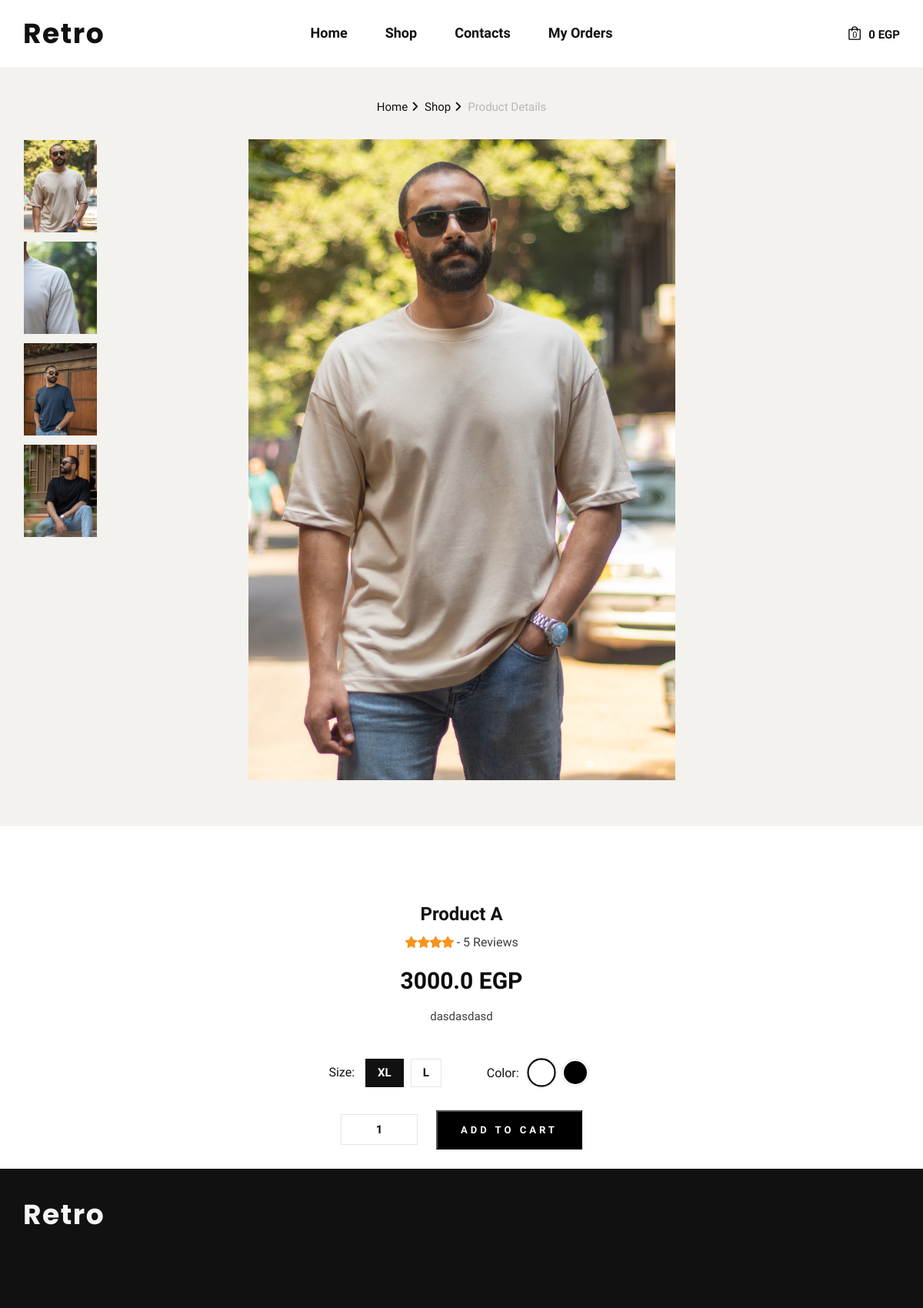
/product_detail/1/, run on an earlier commit of the app's database.
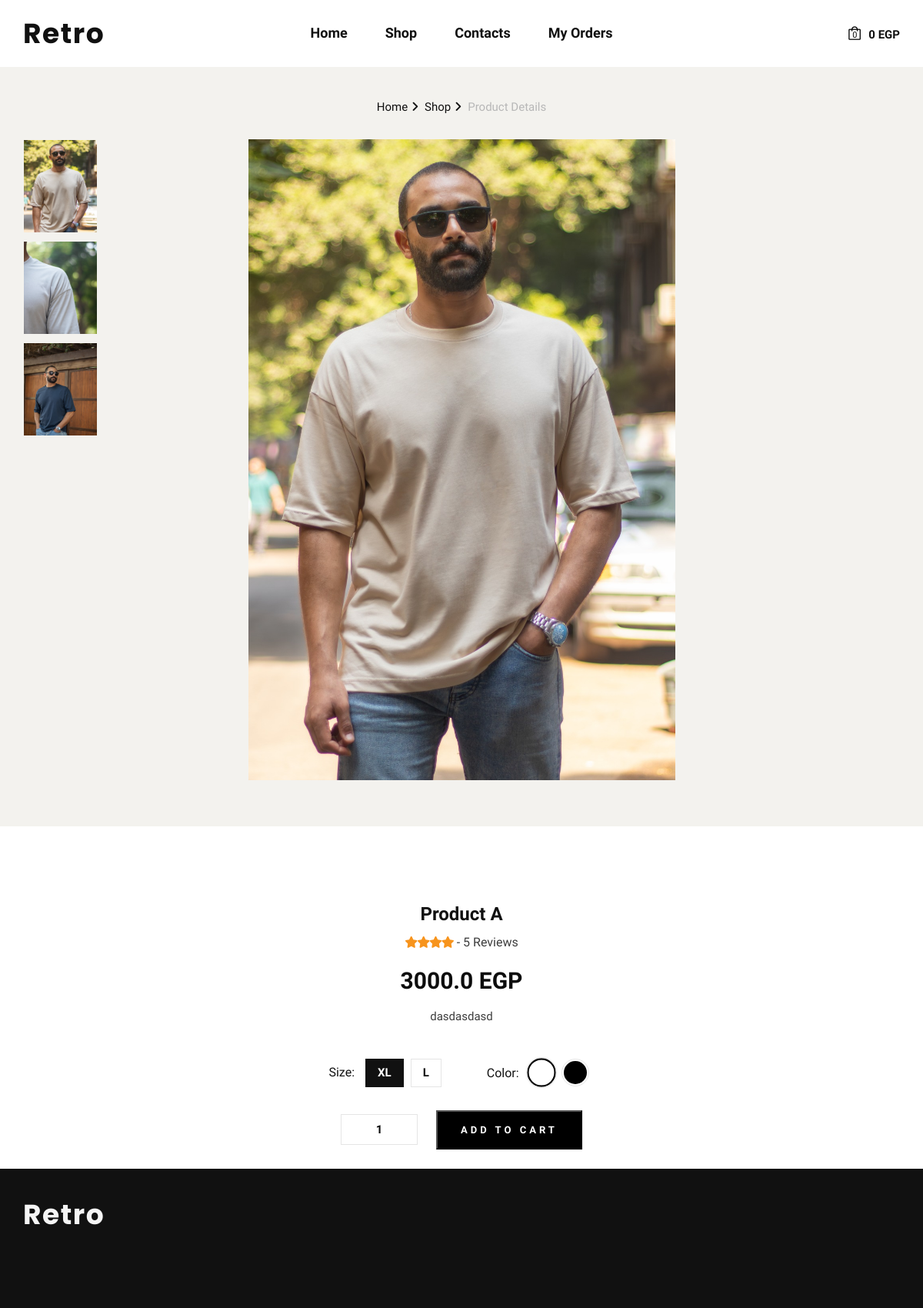
And on a later commit of the database.
### base/models.py (models this page shows, shortened)
class ProductImage(models.Model):
    product = models.ForeignKey(Product, related_name='additional_images', on_delete=models.CASCADE)
    image = models.ImageField(upload_to='product_images/')

class Product(models.Model):
    name = models.CharField(max_length=255)
    description = models.CharField(max_length=355, blank=True, null=True)
    image = models.FileField(upload_to='product_images/')  # Main image
    price = models.FloatField()
    category = models.ForeignKey(Category, on_delete=models.CASCADE)
    section = models.ForeignKey(Section, on_delete=models.CASCADE)
    on_sale = models.BooleanField(default=False)
    is_new = models.BooleanField(default=False)
    colors = models.ManyToManyField(Color, blank=True)  # Link to Color model
    sizes = models.ManyToManyField(Size, blank=True)    # Link to Size model
    ratings = models.PositiveIntegerField(default=0, validators=[MaxValueValidator(5)])

class Size(models.Model):
    name = models.CharField(max_length=10)

class Color(models.Model):
    name = models.CharField(max_length=50)
    hex_value = models.CharField(max_length=7)  # Optional: HEX color code for display purposes

### base/views.py (the view)
# urls.py: path('product_detail/<int:product_id>/', views.product_detail, name='product_detail'),
def product_detail(request, product_id):
    product = Product.objects.get(id=product_id)
    context = {'product': product}
    return render(request, 'shop-details.html', context)

### base/context_processors.py (called while the page is built)
def cart_details(request):
    if request.session.session_key:
        session_key = request.session.session_key
        cart = Order.objects.filter(session_key=session_key, ordered=False).first()
        if cart:
            total_quantity = cart.get_total_quantity()
            total_price = cart.get_total()
        else:
            total_quantity = 0
            total_price = 0
    else:
        total_quantity = 0
        total_price = 0
    return {'total_quantity': total_quantity, 'total_price': total_price}

### base/templates/shop-details.html (shortened to what this page needs)
{% extends 'layout/main_layout.html' %}
{% load static %}
{% block content %}
{% include 'layout/header.html' %}
    <section class="shop-details">
        <div class="product__details__pic">
            <div class="container">
                <div class="row">
                            <div class="col-xl-8 col-lg-10  col-12 toast-container position-fixed d-flex justify-content-center align-items-center " style="z-index: 1050;">
                        </div>
                    <div class="col-lg-12">
                        <div class="product__details__breadcrumb">
                            <a href="{% url 'index' %}">Home</a>
                            <a href="{% url 'shop' %}">Shop</a>
                            <span>Product Details</span>
                        </div>
                    </div>
                </div>
                <div class="row">
                    <div class="col-lg-3 col-md-3">
                        <ul class="nav nav-tabs" role="tablist">
                            <li class="nav-item">
                                <a class="nav-link active" data-toggle="tab" href="#tabs-{{ forloop.counter }}" role="tab">
                                    <div class="product__thumb__pic set-bg" data-setbg="{{ product.image.url }}">
                                    </div>
                                </a>
                            </li>
                            {% for image in product.additional_images.all %}
                                <li class="nav-item">
                                    <a class="nav-link " data-toggle="tab" href="#tabs-{{ forloop.counter }}" role="tab">
                                        <div class="product__thumb__pic set-bg" data-setbg="{{ image.image.url }}">
                                        </div>
                                    </a>
                                </li>
                            {% endfor %}
                        </ul>
                    </div>
                    <div class="col-lg-6 col-md-9">
                        <div class="tab-content">
                            <div class="tab-pane active" id="tabs-{{ forloop.counter }}" role="tabpanel">
                                <div class="product__details__pic__item">
                                    <img src="{{ product.image.url }}" alt="">
                                </div>
                            </div>
                        </div>
                    </div>
                </div>
            </div>
        </div>
        <div class="product__details__content">
            <div class="container">
                <div class="row d-flex justify-content-center">
                    <div class="col-lg-8">
                        <div class="product__details__text">
                            <h4>{{ product.name }}</h4>
                            <div class="rating">
                                <i class="fa fa-star"></i>
                                <i class="fa fa-star"></i>
                                <i class="fa fa-star"></i>
                                <i class="fa fa-star"></i>
                                <span> - 5 Reviews</span>
                            </div>
                            <h3>{{ product.price }} EGP</h3>
                            <p>{{ product.description }}</p>
                            <div class="product__details__option">
                                <div class="product__details__option__size">
                                    <span>Size:</span>
                                    {% for size in product.sizes.all %}
                                        <label {% if forloop.first %} class="active" {%endif %} for="size-{{ size.id }}">{{ size.name }}
                                        </label>
                                    {% endfor %}
                                </div>
                                <div class="product__details__option__color">
                                    <span>Color:</span>
                                    {% for color in product.colors.all %}
                                        <label   style="background-color: {{ color.hex_value }}" for="color-{{ color.id }}" class="color-label">
                                        </label>
                                    {% endfor %}
                                </div>
                            </div>
                            <div class="product__details__cart__option">
                                <div class="quantity">
                                    <div class="pro-qty">
                                        <input id="quantity" type="text" value="1">
                                    </div>
                                </div>
                                <button data-product-id="{{ product.id }}"  class="primary-btn add-to-cart-button">Add to cart</button>
                            </div>
                        </div>
                    </div>
                </div>
            </div>
        </div>
    </section>
    {% endblock %}

### base/templates/layout/main_layout.html (shortened to what this page needs)
{% load static %}
<!DOCTYPE html>
<html lang="eng">
<head>
    <link rel="stylesheet" href="{% static 'css/bootstrap.min.css' %}" type="text/css">
    <link rel="stylesheet" href="{% static 'css/font-awesome-all.css' %}" type="text/css">
    <link rel="stylesheet" href="{% static 'css/elegant-icons.css' %}" type="text/css">
    <link rel="stylesheet" href="{% static 'css/magnific-popup.css' %}" type="text/css">
    <link rel="stylesheet" href="{% static 'css/nice-select.css' %}" type="text/css">
    <link rel="stylesheet" href="{% static 'css/owl.carousel.min.css' %}" type="text/css">
    <link rel="stylesheet" href="{% static 'css/slicknav.min.css' %}" type="text/css">
    <link rel="stylesheet" href="{% static 'css/style.css' %}" type="text/css">
</head>
<body>
        {% block content %}
        {% endblock %}
    <footer class="footer pb-5 pt-5">
        <div class="container">
            <div class="row">
                <div class="col-lg-3 col-md-6 col-sm-6">
                    <div class="footer__about">
                    <div style="padding-top: 0px ;margin-top: -10px;" class="header__logo footer__logo">
                        <a href="./index.html"><h2 style="color: whitesmoke; " class="poppins-white">Retro</h2></a>
                    </div>
                    </div>
                </div>
            </div>
        </div>
    </footer>
</body>
</html>

### base/templates/layout/header.html (shortened to what this page needs)
{% load static %}
    <header class="header">
        <div class="container">
            <div class="row">
                <div class="col-lg-3 col-md-3">
                    <div class="header__logo">
                        <a href="{% url 'index' %}"><h2 class="poppins-black">Retro</h2></a>
                    </div>
                </div>
                <div class="col-lg-6 col-md-6">
                    <nav class="header__menu mobile-menu">
                        <ul>
                            <li id="index"><a href="{% url 'index' %}">Home</a></li>
                            <li id="shop" ><a href="{% url 'shop' %}">Shop</a></li>
                            <li id="contacts"><a href="{% url 'contacts' %}">Contacts</a></li>
                            <li id="my_orders"><a href="{% url 'my_orders' %}">My Orders</a></li>
                        </ul>
                    </nav>
                </div>
                <div class="col-lg-3 col-md-3">
                    <div class="header__nav__option">
                    <a href="{% url 'cart' %}"><img src="{% static 'img/icon/cart.png' %}" alt=""> <span id="total-quantity">{{ total_quantity }}</span></a>
                    <div id="total-price" class="price">{{ total_price }} EGP</div>
                    </div>
                    </div>
                </div>
            </div>
    </header>

### base/templates/shop-details.html (style rules this page uses)
.color-label { display: inline-block; width: 30px; height: 30px; border-radius: 50%; cursor: pointer; margin-right: 5px; transition: transform 0.2s ease; }
input[type="radio"]:checked + .color-label { outline: 2px solid #000; transform: scale(1.1); box-shadow: 0 0 5px rgba(0, 0, 0, 0.3); }

What changed in the data, as far as the page shows it:
removed ProductImage: shows a picture
